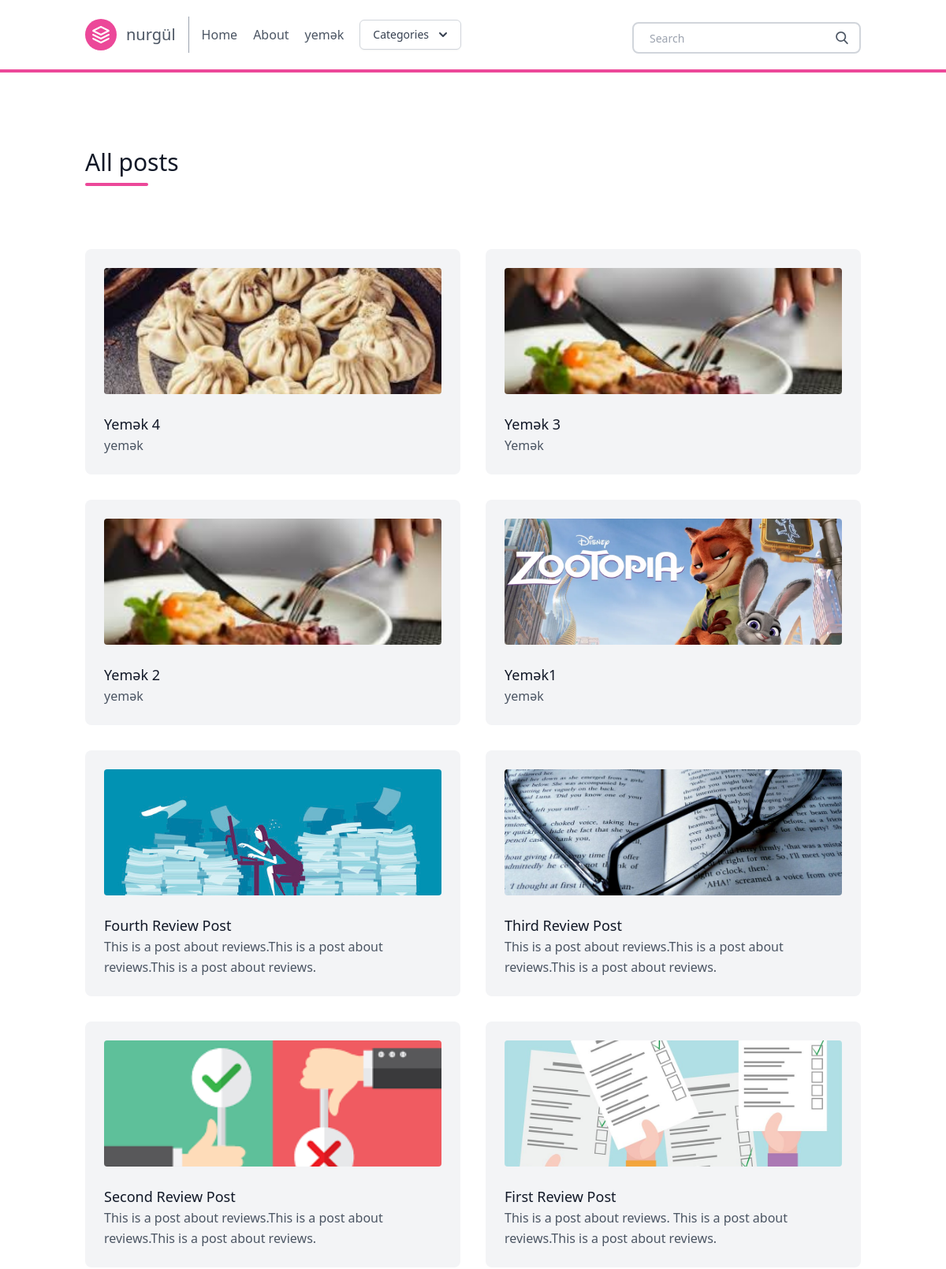
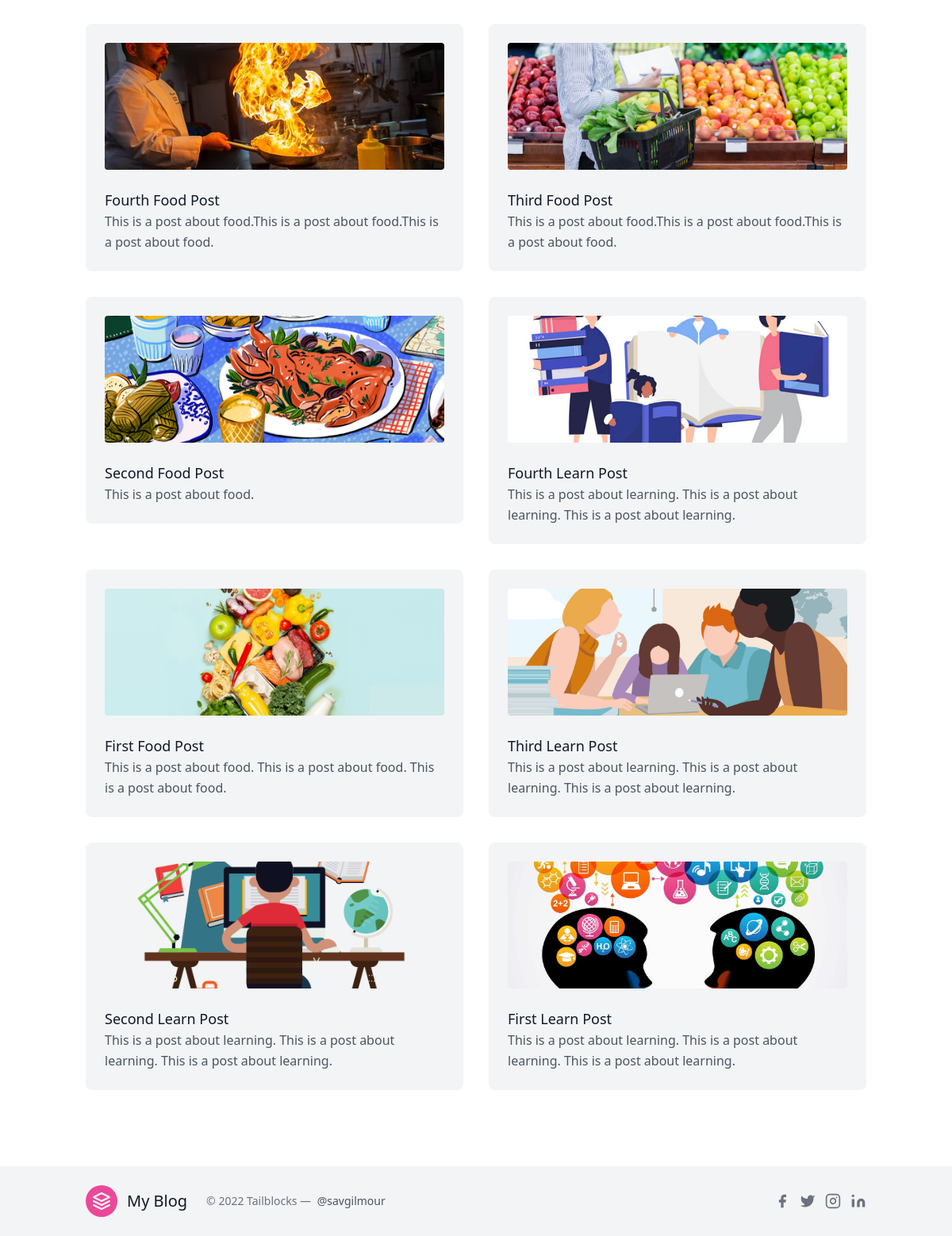
/posts/, run on the app's committed database (2 pictures, top to bottom).
### posts/models.py (models this page shows, shortened)
class Post(models.Model):
    title = models.CharField(max_length=100)
    slug = models.SlugField()
    overview = models.TextField()
    timestamp = models.DateTimeField(auto_now_add=True)
    content = models.TextField()
    author = models.ForeignKey(Author, on_delete=models.CASCADE)
    thumbnail = models.ImageField()
    categories = models.ManyToManyField(Category)
    featured = models.BooleanField()

### posts/views.py (the view)
# urls.py: path('posts/', allposts, name = 'allposts'),
def allposts(request):
    posts = Post.objects.order_by('-timestamp')
    context = {
        'posts': posts,
    }
    return render(request, 'all_posts.html', context)

### posts/templatetags/markdown_extras.py (called while the page is built)
@register.simple_tag
def get_categories():
    return Category.objects.all()[0:4]

### templates/all_posts.html (shortened to what this page needs)
{% extends 'base.html' %}
{% block content %}
<section class="text-gray-600 body-font">
    <div class="container px-5 py-24 mx-auto">
      <div class="flex flex-wrap w-full mb-20">
        <div class="lg:w-1/2 w-full mb-6 lg:mb-0">
          <h1 class="sm:text-3xl text-2xl font-medium title-font mb-2 text-gray-900">
            All posts </h1>
          <div class="h-1 w-20 bg-pink-500 rounded"></div>
        </div>
      </div>
      <div class="flex flex-wrap -m-4">
       {% for post in posts %}
        <div class="xl:w-1/4 md:w-1/2 p-4">
          <div class="bg-gray-100 p-6 rounded-lg">
            <img class="h-40 rounded w-full object-cover object-center mb-6" src="{{ post.thumbnail.url }}" alt="content">
            <a href="{% url 'post' post.slug %}" h2 class="text-lg text-gray-900 font-medium title-font mb-4">
              {{ post.title }}</a>
            <p class="leading-relaxed text-base">
              {{ post.overview }}</p>
          </div>
        </div>
       {% endfor %}
      </div>
    </div>
</section>
{% endblock content %}

### templates/base.html (shortened to what this page needs)
{% load static %}
<!doctype html>
<html>
  <head>
  <script src="https://cdn.tailwindcss.com"></script>
  </head>
  <body>
    {% include "navbar.html" %}
    {% block content %}
    {% endblock content %}
    {% include "footer.html" %}
  </body>
</html>

### templates/navbar.html (shortened to what this page needs)
{% load markdown_extras %}
    <header class="border-b-4 border-pink-500 text-gray-600 body-font">
    <div class="container mx-auto flex flex-wrap p-5 flex-col md:flex-row items-center">
      <a class="flex title-font font-medium items-center text-gray-900 mb-4 md:mb-0">
        <svg xmlns="http://www.w3.org/2000/svg" fill="none" stroke="currentColor" stroke-linecap="round" stroke-linejoin="round" stroke-width="2" class="w-10 h-10 text-white p-2 bg-pink-500 rounded-full" viewBox="0 0 24 24">
          <path d="M12 2L2 7l10 5 10-5-10-5zM2 17l10 5 10-5M2 12l10 5 10-5"></path>
        </svg>
        <a href="{% url 'homepage' %}" class="ml-3 text-xl">
          nurgül</a>
      </a>
      <nav class="md:mr-auto md:ml-4 md:py-1 md:pl-4 md:border-l md:border-gray-400	flex flex-wrap items-center text-base justify-center">
        <a href="{% url 'homepage' %}" class="mr-5 hover:text-gray-900 rounded-lg hover:bg-purple-200 inline-flex items-center">
          Home
        </a>
        <a href="{% url 'about' %}" class="mr-5 hover:text-gray-900 rounded-lg hover:bg-purple-200 inline-flex items-center">
          About
        </a>
          <a href="{% url 'postlist' 'demo' %}" class="mr-5 hover:text-gray-900 rounded-lg hover:bg-purple-200 inline-flex items-center">
          yemək
        </a>
<div x-data="{ open: false }" class="relative inline-block text-left">
  <div>
    <button @click="open = ! open" type="button" class="inline-flex justify-center w-full rounded-md border border-gray-300 shadow-sm px-4 py-2 bg-white text-sm font-medium text-gray-700 hover:bg-gray-50 focus:outline-none focus:ring-2 focus:ring-offset-2 focus:ring-offset-gray-100 focus:ring-indigo-500" id="menu-button" aria-expanded="true" aria-haspopup="true">
      Categories
      <svg class="-mr-1 ml-2 h-5 w-5" xmlns="http://www.w3.org/2000/svg" viewBox="0 0 20 20" fill="currentColor" aria-hidden="true">
        <path fill-rule="evenodd" d="M5.293 7.293a1 1 0 011.414 0L10 10.586l3.293-3.293a1 1 0 111.414 1.414l-4 4a1 1 0 01-1.414 0l-4-4a1 1 0 010-1.414z" clip-rule="evenodd" />
      </svg>
    </button>
  </div>
</div>
      </nav>
      <form action ="{% url 'search' %}" class ="search-form">
        <div class="pt-2 relative mx-auto text-gray-600">
          <input class="border-2 border-gray-300 bg-white h-10 px-5 pr-16 rounded-lg text-sm focus:outline-none"
            type="text" name="q" placeholder="Search">
          <button type="submit" class="absolute right-0 top-0 mt-5 mr-4">
          </button>
        </div>
      </form>
    </div>
    </header>

### templates/footer.html (shortened to what this page needs)
    <div class="bg-gray-100">
      <div class="container px-5 py-6 mx-auto flex items-center sm:flex-row flex-col">
        <a class="flex title-font font-medium items-center md:justify-start justify-center text-gray-900">
          <svg xmlns="http://www.w3.org/2000/svg" fill="none" stroke="currentColor" stroke-linecap="round" stroke-linejoin="round" stroke-width="2" class="w-10 h-10 text-white p-2 bg-pink-500 rounded-full" viewBox="0 0 24 24">
            <path d="M12 2L2 7l10 5 10-5-10-5zM2 17l10 5 10-5M2 12l10 5 10-5"></path>
          </svg>
          <span class="ml-3 text-xl">My Blog</span>
        </a>
        <p class="text-sm text-gray-500 sm:ml-6 sm:mt-0 mt-4">© 2022 Tailblocks —
          <a href="https://twitter.com/knyttneve" rel="noopener noreferrer" class="text-gray-600 ml-1" target="_blank">@savgilmour</a>
        </p>
        <span class="inline-flex sm:ml-auto sm:mt-0 mt-4 justify-center sm:justify-start">
          <button class="text-gray-500">
            <svg fill="currentColor" stroke-linecap="round" stroke-linejoin="round" stroke-width="2" class="w-5 h-5" viewBox="0 0 24 24">
              <path d="M18 2h-3a5 5 0 00-5 5v3H7v4h3v8h4v-8h3l1-4h-4V7a1 1 0 011-1h3z"></path>
            </svg>
          </button>
          <button class="ml-3 text-gray-500">
            <svg fill="currentColor" stroke-linecap="round" stroke-linejoin="round" stroke-width="2" class="w-5 h-5" viewBox="0 0 24 24">
              <path d="M23 3a10.9 10.9 0 01-3.14 1.53 4.48 4.48 0 00-7.86 3v1A10.66 10.66 0 013 4s-4 9 5 13a11.64 11.64 0 01-7 2c9 5 20 0 20-11.5a4.5 4.5 0 00-.08-.83A7.72 7.72 0 0023 3z"></path>
            </svg>
          </button>
          <button class="ml-3 text-gray-500">
            <svg fill="none" stroke="currentColor" stroke-linecap="round" stroke-linejoin="round" stroke-width="2" class="w-5 h-5" viewBox="0 0 24 24">
              <rect width="20" height="20" x="2" y="2" rx="5" ry="5"></rect>
              <path d="M16 11.37A4 4 0 1112.63 8 4 4 0 0116 11.37zm1.5-4.87h.01"></path>
            </svg>
          </button>
          <button class="ml-3 text-gray-500">
            <svg fill="currentColor" stroke="currentColor" stroke-linecap="round" stroke-linejoin="round" stroke-width="0" class="w-5 h-5" viewBox="0 0 24 24">
              <path stroke="none" d="M16 8a6 6 0 016 6v7h-4v-7a2 2 0 00-2-2 2 2 0 00-2 2v7h-4v-7a6 6 0 016-6zM2 9h4v12H2z"></path>
              <circle cx="4" cy="4" r="2" stroke="none"></circle>
            </svg>
          </button>
        </span>
      </div>
    </div>

### data on the page
Post: thumbnail (picture), title "Yemək 4", overview "yemək"
Post: thumbnail (picture), title "Yemək 3", overview "Yemək"
Post: thumbnail (picture), title "Yemək 2", overview "yemək"
Post: thumbnail (picture), title "Yemək1", overview "yemək"
Post: thumbnail (picture), title "Fourth Review Post", overview "This is a post about reviews.This is a post about reviews.This is a post about reviews."
Post: thumbnail (picture), title "Third Review Post", overview "This is a post about reviews.This is a post about reviews.This is a post about reviews."
Post: thumbnail (picture), title "Second Review Post", overview "This is a post about reviews.This is a post about reviews.This is a post about reviews."
Post: thumbnail (picture), title "First Review Post", overview "This is a post about reviews. This is a post about reviews.This is a post about reviews."
Post: thumbnail (picture), title "Fourth Food Post", overview "This is a post about food.This is a post about food.This is a post about food."
Post: thumbnail (picture), title "Third Food Post", overview "This is a post about food.This is a post about food.This is a post about food."
Post: thumbnail (picture), title "Second Food Post", overview "This is a post about food."
Post: thumbnail (picture), title "Fourth Learn Post", overview "This is a post about learning. This is a post about learning. This is a post about learning."
Post: thumbnail (picture), title "First Food Post", overview "This is a post about food. This is a post about food. This is a post about food."
Post: thumbnail (picture), title "Third Learn Post", overview "This is a post about learning. This is a post about learning. This is a post about learning."
Post: thumbnail (picture), title "Second Learn Post", overview "This is a post about learning. This is a post about learning. This is a post about learning."
Post: thumbnail (picture), title "First Learn Post", overview "This is a post about learning. This is a post about learning. This is a post about learning."
